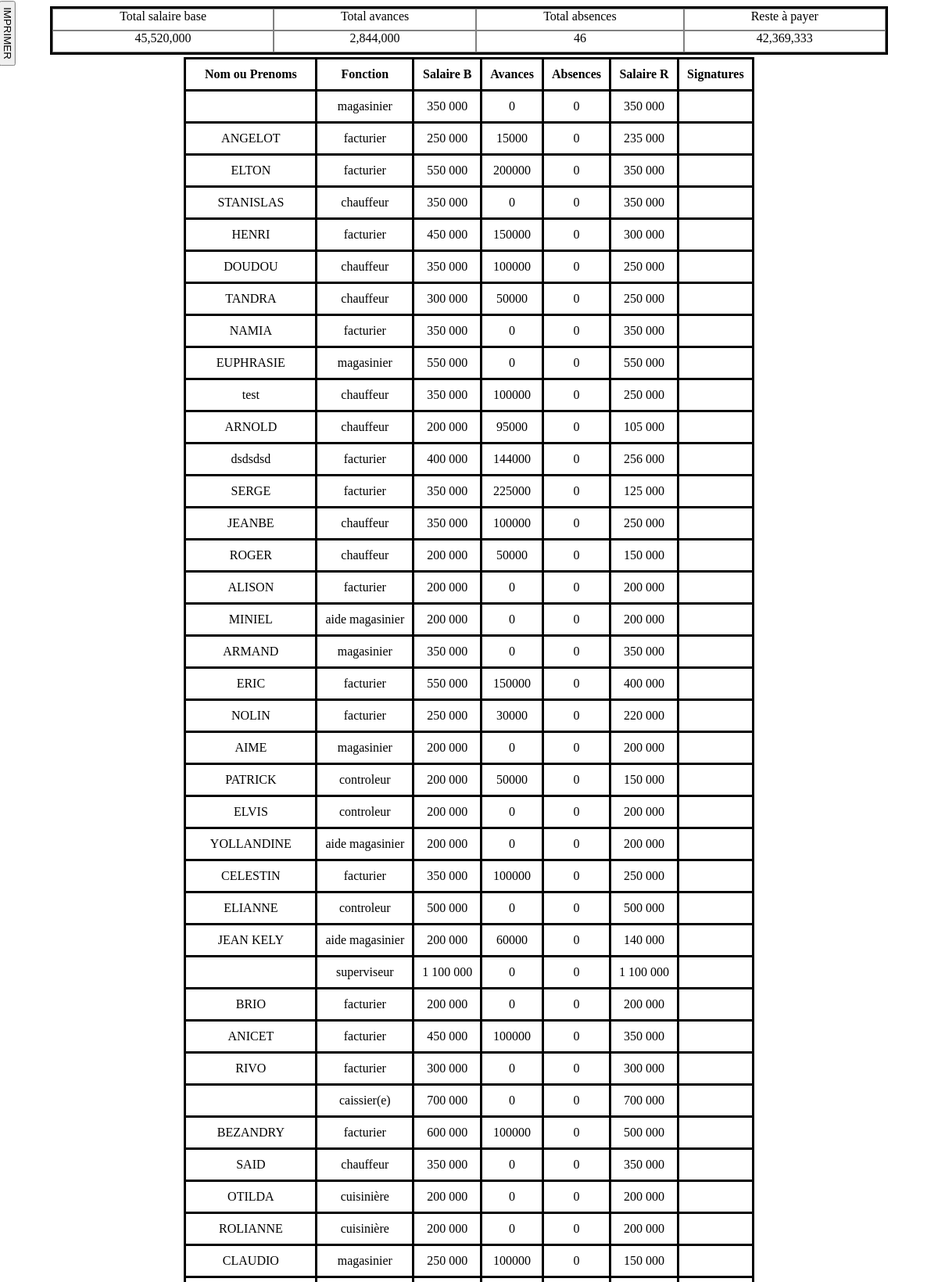
/php/pages/impressionSalaire.php (upper part), run on the app's committed database.
### tables this page shows
CREATE TABLE `salaires` (
  `sa_id` int(11) NOT NULL AUTO_INCREMENT,
  `id_worker` int(11) NOT NULL,
  `salaire_reel` int(11) NOT NULL,
  `date_s` varchar(50) NOT NULL,
  `nbr_absence` int(11) NOT NULL,
  `avances` int(11) NOT NULL,
  `salaire_base` int(11) NOT NULL,
  PRIMARY KEY (`sa_id`)
);

CREATE TABLE `fonctions` (
  `id` int(11) NOT NULL AUTO_INCREMENT,
  `name_fonction` varchar(50) NOT NULL,
  PRIMARY KEY (`id`)
);

CREATE TABLE `workers` (
  `w_id` int(11) NOT NULL AUTO_INCREMENT,
  `name` varchar(100) NOT NULL,
  `firstname` varchar(100) NOT NULL,
  `id_fonction` varchar(100) NOT NULL,
  `cin` varchar(255) NOT NULL,
  `adresse` varchar(100) NOT NULL,
  `origine` varchar(100) NOT NULL,
  `responsable` varchar(100) NOT NULL,
  `contact` varchar(100) NOT NULL,
  `image` varchar(255) NOT NULL,
  `id_depart` int(255) NOT NULL,
  `date_entree` varchar(100) NOT NULL,
  `sexe` varchar(50) NOT NULL,
  `date_ajout` varchar(50) NOT NULL,
  `salaire_base` int(11) NOT NULL,
  PRIMARY KEY (`w_id`)
);

### php/class/Workers.php (called while the page is built, shortened)
<?php
class Workers
{
    private $host = '127.0.0.1';
    private $db = 'tavaratra';
    private $user = 'root';
    private $pdo = null;
    public function connect()
    {
        return new PDO('mysql:host=' . $this->host . ';dbname=' . $this->db . ';', $this->user, '');
    }
    public function getPdo()
    {
        if ($this->pdo == null) {
            $this->pdo = $this->connect();
        }
        return $this->pdo;
    }
      public function sommeOfAllSalaryImpression()
      {
          $date = $this->impressionDate();
          $query = $this->getPdo()
          ->prepare("SELECT * FROM salaires WHERE date_s LIKE '{$date}%'");
          $query->execute();
          $data = $query->fetchAll();
          $salaire_total = 0;
          foreach($data as $salaire){
              $salaire_total += $salaire['salaire_reel'];
          }
          return $salaire_total;
      }
      public function sumOfAllAvancesImpression()
      {
          $date = $this->impressionDate();
          $query = $this->getPdo()
          ->prepare("SELECT * FROM salaires WHERE date_s LIKE '{$date}%'");
          $query->execute();
          $data = $query->fetchAll();
          $avance_total = 0;
          foreach($data as $salaire){
              $avance_total += $salaire['avances'];
          }
          return $avance_total;
      }
      public function sommeOfAllSalaryBaseImpression()
      {
         $date = $this->impressionDate();
         $query = $this->getPdo()
         ->prepare("SELECT * FROM salaires WHERE date_s LIKE '{$date}%'");
         $query->execute();
         $data = $query->fetchAll();
         $salaire_total = 0;
         foreach($data as $salaire){
             $salaire_total += $salaire['salaire_base'];
         }
         return $salaire_total;
      }
      public function getAllWorkersSalaryImpression()
      {
          $date = $this->impressionDate();
          $query = $this->getPdo()
          ->prepare("SELECT * FROM salaires JOIN workers ON workers.w_id = salaires.id_worker JOIN fonctions ON fonctions.id = workers.id_fonction WHERE date_s LIKE '{$date}%'");
          $query->execute();
          return $query->fetchAll();
      }
	public function nbrSabs(){
	$daty = $this->impressionDate();
	$query = $this->getPdo()->prepare("SELECT * FROM salaires WHERE date_s LIKE '{$daty}%'");
	$query->execute();
	$data = $query->fetchAll();
	$abs=0;
	foreach($data as $nbr){
		$abs+=$nbr['nbr_absence'];
	}
	return $abs;
	}
}

### php/pages/impressionSalaire.php (the view, shortened to what this page needs)
<?php
require '../class/Workers.php';
$salaire = new Workers();
?>
<!DOCTYPE html>
<html lang="en">
<head>
</head>
<body>
    <div class="container">
        <div class="total-container">
            <div>
                <div>Total salaire base</div>
                <div><?=number_format($salaire->sommeOfAllSalaryBaseImpression())  ?></div>
            </div>
            <div>
                <div>Total avances</div>
                <div><?=number_format($salaire->sumOfAllAvancesImpression() ) ?></div>
            </div>
            <div>
            <div>Total absences</div>
                <div><?= $salaire->nbrSabs() ?></div>
            </div>
            <div>
            <div>Reste à payer</div>
                <div><?=number_format($salaire->sommeOfAllSalaryImpression())  ?></div>
            </div>
        </div>
        <table>
            <thead>
                <th>Nom ou Prenoms</th>
                <th>Fonction</th>
                <th>Salaire B</th>
                <th>Avances</th>
                <th>Absences</th>
                <th>Salaire R</th>
                <th>Signatures</th>
            </thead>
            <tbody>
                <?php foreach($salaire->getAllWorkersSalaryImpression() as $sal):?>
                    <tr>
                        <td><?php if(empty($sal['firstname'])){echo $sal['name'];}else{echo $sal['firstname'];}?></td>
                        <td><?=$sal['name_fonction']?></td>
                        <td><?=number_format($sal['salaire_base'],0,'',' ')?></</td>
                        <td><?=number_format( $sal['avances'],0,'','')?></</td>
                        <td><?= $sal['nbr_absence']?></</td>
                        <td><?=number_format($sal['salaire_reel'],0,'',' ')?></</td>
                        <td></td>
                    </tr>
                    <?php endforeach ?>
            </tbody>
        </table>
    </div>
    <button>IMPRIMER</button>
</body>
</html>

### php/pages/impressionSalaire.php (style rules this page uses)
.container { width: 90%; margin: auto; display: flex; flex-direction: column; align-items: center; }
table { border: solid; border-collapse: collapse; }
th, td { border: solid; padding: 10px; }
.total-container { width: 100%; height: 7vh; border: solid; margin-bottom: 3px; display: grid; grid-template-columns: auto auto auto auto; }
td { text-align:center; }
.total-container > div { display: grid; grid-template-rows: auto auto; }
.total-container > div >div { border: solid grey .5px; text-align: center; }
button { position:absolute; top:2rem; left:-2rem; transform:rotate(90deg); }

### data on the page
salaires: fonctions.name_fonction "magasinier", id_worker.salaire_base "350 000", avances "0", nbr_absence "0", salaire_reel "350 000"
salaires: id_worker.name "ANGELOT", fonctions.name_fonction "facturier", id_worker.salaire_base "250 000", avances "15000", nbr_absence "0", salaire_reel "235 000"
salaires: id_worker.name "ELTON", fonctions.name_fonction "facturier", id_worker.salaire_base "550 000", avances "200000", nbr_absence "0", salaire_reel "350 000"
salaires: id_worker.name "STANISLAS", fonctions.name_fonction "chauffeur", id_worker.salaire_base "350 000", avances "0", nbr_absence "0", salaire_reel "350 000"
salaires: id_worker.name "HENRI", fonctions.name_fonction "facturier", id_worker.salaire_base "450 000", avances "150000", nbr_absence "0", salaire_reel "300 000"
salaires: id_worker.name "DOUDOU", fonctions.name_fonction "chauffeur", id_worker.salaire_base "350 000", avances "100000", nbr_absence "0", salaire_reel "250 000"
salaires: id_worker.name "TANDRA", fonctions.name_fonction "chauffeur", id_worker.salaire_base "300 000", avances "50000", nbr_absence "0", salaire_reel "250 000"
salaires: id_worker.name "NAMIA", fonctions.name_fonction "facturier", id_worker.salaire_base "350 000", avances "0", nbr_absence "0", salaire_reel "350 000"
salaires: id_worker.name "EUPHRASIE", fonctions.name_fonction "magasinier", id_worker.salaire_base "550 000", avances "0", nbr_absence "0", salaire_reel "550 000"
salaires: id_worker.firstname "test", fonctions.name_fonction "chauffeur", id_worker.salaire_base "350 000", avances "100000", nbr_absence "0", salaire_reel "250 000"
salaires: id_worker.name "ARNOLD", fonctions.name_fonction "chauffeur", id_worker.salaire_base "200 000", avances "95000", nbr_absence "0", salaire_reel "105 000"
salaires: id_worker.firstname "dsdsdsd", fonctions.name_fonction "facturier", id_worker.salaire_base "400 000", avances "144000", nbr_absence "0", salaire_reel "256 000"
salaires: id_worker.name "SERGE", fonctions.name_fonction "facturier", id_worker.salaire_base "350 000", avances "225000", nbr_absence "0", salaire_reel "125 000"
salaires: id_worker.name "JEANBE", fonctions.name_fonction "chauffeur", id_worker.salaire_base "350 000", avances "100000", nbr_absence "0", salaire_reel "250 000"
salaires: id_worker.name "ROGER", fonctions.name_fonction "chauffeur", id_worker.salaire_base "200 000", avances "50000", nbr_absence "0", salaire_reel "150 000"
salaires: id_worker.name "ALISON", fonctions.name_fonction "facturier", id_worker.salaire_base "200 000", avances "0", nbr_absence "0", salaire_reel "200 000"
salaires: id_worker.name "MINIEL", fonctions.name_fonction "aide magasinier", id_worker.salaire_base "200 000", avances "0", nbr_absence "0", salaire_reel "200 000"
salaires: id_worker.name "ARMAND", fonctions.name_fonction "magasinier", id_worker.salaire_base "350 000", avances "0", nbr_absence "0", salaire_reel "350 000"
salaires: id_worker.name "ERIC", fonctions.name_fonction "facturier", id_worker.salaire_base "550 000", avances "150000", nbr_absence "0", salaire_reel "400 000"
salaires: id_worker.name "NOLIN", fonctions.name_fonction "facturier", id_worker.salaire_base "250 000", avances "30000", nbr_absence "0", salaire_reel "220 000"
salaires: id_worker.name "AIME", fonctions.name_fonction "magasinier", id_worker.salaire_base "200 000", avances "0", nbr_absence "0", salaire_reel "200 000"
salaires: id_worker.name "PATRICK", fonctions.name_fonction "controleur", id_worker.salaire_base "200 000", avances "50000", nbr_absence "0", salaire_reel "150 000"
salaires: id_worker.name "ELVIS", fonctions.name_fonction "controleur", id_worker.salaire_base "200 000", avances "0", nbr_absence "0", salaire_reel "200 000"
salaires: id_worker.name "YOLLANDINE", fonctions.name_fonction "aide magasinier", id_worker.salaire_base "200 000", avances "0", nbr_absence "0", salaire_reel "200 000"
salaires: id_worker.name "CELESTIN", fonctions.name_fonction "facturier", id_worker.salaire_base "350 000", avances "100000", nbr_absence "0", salaire_reel "250 000"
salaires: id_worker.name "ELIANNE", fonctions.name_fonction "controleur", id_worker.salaire_base "500 000", avances "0", nbr_absence "0", salaire_reel "500 000"
salaires: id_worker.name "JEAN KELY", fonctions.name_fonction "aide magasinier", id_worker.salaire_base "200 000", avances "60000", nbr_absence "0", salaire_reel "140 000"
salaires: fonctions.name_fonction "superviseur", id_worker.salaire_base "1 100 000", avances "0", nbr_absence "0", salaire_reel "1 100 000"
salaires: id_worker.name "BRIO", fonctions.name_fonction "facturier", id_worker.salaire_base "200 000", avances "0", nbr_absence "0", salaire_reel "200 000"
salaires: id_worker.name "ANICET", fonctions.name_fonction "facturier", id_worker.salaire_base "450 000", avances "100000", nbr_absence "0", salaire_reel "350 000"
salaires: id_worker.name "RIVO", fonctions.name_fonction "facturier", id_worker.salaire_base "300 000", avances "0", nbr_absence "0", salaire_reel "300 000"
salaires: fonctions.name_fonction "caissier(e)", id_worker.salaire_base "700 000", avances "0", nbr_absence "0", salaire_reel "700 000"
salaires: id_worker.name "BEZANDRY", fonctions.name_fonction "facturier", id_worker.salaire_base "600 000", avances "100000", nbr_absence "0", salaire_reel "500 000"
salaires: id_worker.name "SAID", fonctions.name_fonction "chauffeur", id_worker.salaire_base "350 000", avances "0", nbr_absence "0", salaire_reel "350 000"
salaires: id_worker.name "OTILDA", fonctions.name_fonction "cuisinière", id_worker.salaire_base "200 000", avances "0", nbr_absence "0", salaire_reel "200 000"
salaires: id_worker.name "ROLIANNE", fonctions.name_fonction "cuisinière", id_worker.salaire_base "200 000", avances "0", nbr_absence "0", salaire_reel "200 000"
salaires: id_worker.name "CLAUDIO", fonctions.name_fonction "magasinier", id_worker.salaire_base "250 000", avances "100000", nbr_absence "0", salaire_reel "150 000"

### other printed values
$salaire->sommeOfAllSalaryBaseImpression() "45,520,000"
$salaire->sumOfAllAvancesImpression() "2,844,000"
$salaire->nbrSabs() "46"
$salaire->sommeOfAllSalaryImpression() "42,369,333"
